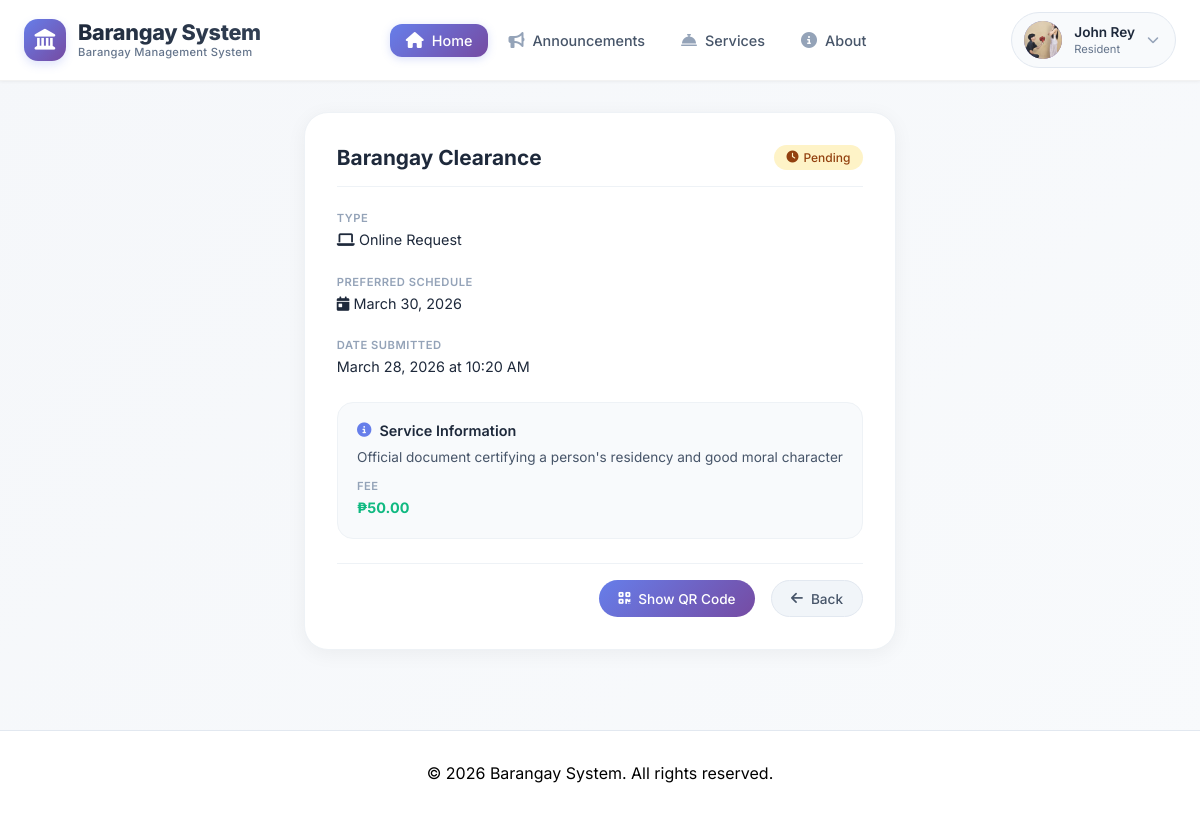
Page /resident/view_request.php?id=6 (signed in) on the committed database.
### tables this page shows
CREATE TABLE `users` (
  `id` int(11) NOT NULL,
  `username` varchar(50) NOT NULL,
  `email` varchar(100) NOT NULL,
  `profile_pic` varchar(255) DEFAULT NULL,
  `password` varchar(255) NOT NULL,
  `first_name` varchar(50) DEFAULT NULL,
  `last_name` varchar(50) DEFAULT NULL,
  `address` text DEFAULT NULL,
  `contact_number` varchar(20) DEFAULT NULL,
  `user_type` enum('resident','admin') DEFAULT 'resident',
  `is_online` tinyint(1) DEFAULT 0,
  `last_activity` timestamp NOT NULL DEFAULT current_timestamp() ON UPDATE current_timestamp(),
  `created_at` timestamp NOT NULL DEFAULT current_timestamp(),
  `is_verified` tinyint(1) DEFAULT 0,
  `status` varchar(20) DEFAULT 'active',
  `last_login` datetime DEFAULT NULL,
  `last_login_ip` varchar(45) DEFAULT NULL
);

CREATE TABLE `resident_requests` (
  `id` int(11) NOT NULL,
  `user_id` int(11) NOT NULL,
  `service_id` int(11) NOT NULL,
  `request_type` varchar(50) DEFAULT 'online',
  `preferred_day` varchar(20) DEFAULT NULL,
  `preferred_time` varchar(50) DEFAULT NULL,
  `schedule_id` int(11) DEFAULT NULL,
  `preferred_date` date DEFAULT NULL,
  `status` enum('pending','approved','rejected','completed') DEFAULT 'pending',
  `admin_remarks` text DEFAULT NULL,
  `qr_token` varchar(100) DEFAULT NULL,
  `request_date` timestamp NOT NULL DEFAULT current_timestamp(),
  `processed_date` timestamp NULL DEFAULT NULL,
  `processed_by` int(11) DEFAULT NULL
);

CREATE TABLE `services` (
  `id` int(11) NOT NULL,
  `service_name` varchar(100) NOT NULL,
  `description` text DEFAULT NULL,
  `requirements` text DEFAULT NULL,
  `fee` decimal(10,2) DEFAULT NULL,
  `is_active` tinyint(1) DEFAULT 1,
  `created_at` timestamp NOT NULL DEFAULT current_timestamp()
);

### resident/view_request.php (the view, shortened to what this page needs)
<?php
$database = new Database();
$db = $database->getConnection();
$request_id = isset($_GET['id']) ? (int)$_GET['id'] : 0;
$query = "SELECT r.*, s.service_name, s.description, s.fee, s.requirements
          FROM resident_requests r
          JOIN services s ON r.service_id = s.id
          WHERE r.id = :id AND r.user_id = :user_id";
$stmt = $db->prepare($query);
$stmt->bindParam(':id', $request_id);
$stmt->bindParam(':user_id', $_SESSION['user_id']);
$stmt->execute();
$request = $stmt->fetch(PDO::FETCH_ASSOC);
include '../includes/header.php';
?>
<div class="request-detail">
    <div class="detail-card">
        <div class="request-header">
            <div class="request-title"><?php echo htmlspecialchars($request['service_name']); ?></div>
            <div class="status-badge status-<?php echo $request['status']; ?>">
                <i class="fas fa-<?php
                    echo $request['status'] == 'pending' ? 'clock' :
                        ($request['status'] == 'approved' ? 'check-circle' :
                        ($request['status'] == 'rejected' ? 'times-circle' : 'check-double'));
                ?>"></i>
                <?php echo ucfirst($request['status']); ?>
            </div>
        </div>
        <div class="info-section">
            <div class="info-label">Type</div>
            <div class="info-value">
                <i class="fas fa-<?php echo $request['request_type'] == 'online' ? 'laptop' : 'walking'; ?>"></i>
                <?php echo ucfirst($request['request_type']); ?> Request
            </div>
        </div>
        <div class="info-section">
            <div class="info-label">Preferred Schedule</div>
            <div class="info-value">
                <?php
                if (!empty($request['preferred_date'])) {
                    echo '<i class="fas fa-calendar-day"></i> ' . date('F j, Y', strtotime($request['preferred_date']));
                } elseif (!empty($request['preferred_day']) && !empty($request['preferred_time'])) {
                    echo '<i class="fas fa-calendar-week"></i> ' . htmlspecialchars($request['preferred_day']) . ' at <i class="fas fa-clock"></i> ' . htmlspecialchars($request['preferred_time']);
                } else {
                    echo 'Not specified';
                }
                ?>
            </div>
        </div>
        <div class="info-section">
            <div class="info-label">Date Submitted</div>
            <div class="info-value"><?php echo date('F j, Y \a\t g:i A', strtotime($request['request_date'])); ?></div>
        </div>
        <div class="service-details">
            <h3><i class="fas fa-info-circle"></i> Service Information</h3>
            <p><?php echo nl2br(htmlspecialchars($request['description'])); ?></p>
            <div class="info-section" style="margin-bottom: 0;">
                <div class="info-label">Fee</div>
                <div class="info-value">
                    <span class="fee-amount">
                        <?php echo $request['fee'] > 0 ? '₱' . number_format($request['fee'], 2) : 'Free'; ?>
                    </span>
                </div>
            </div>
        </div>
        <div class="action-buttons">
            <a href="view_request_qr.php?id=<?php echo $request['id']; ?>" class="btn-qr">
                <i class="fas fa-qrcode"></i> Show QR Code
            </a>
            <a href="my_requests.php" class="btn-back">
                <i class="fas fa-arrow-left"></i> Back
            </a>
        </div>
    </div>
</div>
<?php include '../includes/footer.php'; ?>

### includes/header.php (shortened to what this page needs)
<?php
$barangay_name = "Barangay System";
$user_data = null;
if (isset($_SESSION['user_id'])) {
    try {
        $database = new Database();
        $db = $database->getConnection();
        $query = "SELECT id, username, first_name, last_name, email, profile_pic FROM users WHERE id = :user_id";
        $stmt = $db->prepare($query);
        $stmt->bindParam(':user_id', $_SESSION['user_id']);
        $stmt->execute();
        $user_data = $stmt->fetch(PDO::FETCH_ASSOC);
    } catch (Exception $e) {
    }
}
$current_page = $_GET['page'] ?? 'home';
?>
<!DOCTYPE html>
<html lang="en">
<head>
    <link rel="stylesheet" href="https://cdnjs.cloudflare.com/ajax/libs/font-awesome/6.4.0/css/all.min.css">
</head>
<body>
<nav class="modern-navbar" id="navbar">
    <div class="nav-container">
        <a href="/testweb/index.php?page=home" class="logo">
            <div class="logo-icon">
                <i class="fas fa-landmark"></i>
            </div>
            <div class="logo-text">
                <span class="logo-name"><?php echo htmlspecialchars($barangay_name); ?></span>
                <span class="logo-badge">Barangay Management System</span>
            </div>
        </a>
        <ul class="nav-links">
            <li><a href="/testweb/index.php?page=home" class="<?php echo $current_page == 'home' ? 'active' : ''; ?>">
                <i class="fas fa-home"></i> <span>Home</span>
            </a></li>
            <li><a href="/testweb/index.php?page=announcements" class="<?php echo $current_page == 'announcements' ? 'active' : ''; ?>">
                <i class="fas fa-bullhorn"></i> <span>Announcements</span>
            </a></li>
            <li><a href="/testweb/index.php?page=services" class="<?php echo $current_page == 'services' ? 'active' : ''; ?>">
                <i class="fas fa-concierge-bell"></i> <span>Services</span>
            </a></li>
            <li><a href="/testweb/index.php?page=about" class="<?php echo $current_page == 'about' ? 'active' : ''; ?>">
                <i class="fas fa-info-circle"></i> <span>About</span>
            </a></li>
        </ul>
        <div class="header-right">
            <?php if (isset($_SESSION['user_id'])): ?>
                <div class="dropdown" id="profileDropdown">
                    <button class="profile-btn" id="profileBtn" type="button" aria-label="Profile menu">
                        <div class="profile-avatar">
                            <?php if (isset($user_data['profile_pic']) && !empty($user_data['profile_pic'])): ?>
                                <img src="/testweb/uploads/profiles/<?php echo htmlspecialchars($user_data['profile_pic']); ?>" alt="Profile">
                            <?php else: ?>
                                <i class="fas fa-user"></i>
                            <?php endif; ?>
                        </div>
                        <div class="profile-info">
                            <div class="profile-name">
                                <?php
                                if (isset($user_data['first_name'])) {
                                    echo htmlspecialchars($user_data['first_name']);
                                } elseif (isset($_SESSION['user_name'])) {
                                    echo htmlspecialchars(explode(' ', $_SESSION['user_name'])[0]);
                                } else {
                                    echo 'Resident';
                                }
                                ?>
                            </div>
                            <div class="profile-role">Resident</div>
                        </div>
                        <i class="fas fa-chevron-down profile-arrow"></i>
                    </button>
                </div>
            <?php endif; ?>
        </div>
    </div>
</nav>

### includes/header.php (style rules this page uses)
* { margin: 0; padding: 0; box-sizing: border-box; }
body { font-family: 'Inter', -apple-system, BlinkMacSystemFont, 'Segoe UI', sans-serif; padding-top: 80px; background: linear-gradient(135deg, #f5f7fa 0%, #f8fafc 100%); min-height: 100vh; display: flex; flex-direction: column; }
.modern-navbar { background: rgba(255, 255, 255, 0.98); backdrop-filter: blur(10px); box-shadow: 0 1px 3px rgba(0, 0, 0, 0.05); position: fixed; top: 0; left: 0; right: 0; width: 100%; z-index: 10000; transition: all 0.3s cubic-bezier(0.4, 0, 0.2, 1); border-bottom: 1px solid rgba(0, 0, 0, 0.05); }
.nav-container { max-width: 1400px; margin: 0 auto; padding: 0 2rem; display: flex; justify-content: space-between; align-items: center; height: 80px; }
.logo { display: flex; align-items: center; gap: 12px; text-decoration: none; flex-shrink: 0; }
.logo-icon { width: 42px; height: 42px; background: linear-gradient(135deg, #667eea 0%, #764ba2 100%); border-radius: 14px; display: flex; align-items: center; justify-content: center; color: white; font-size: 1.3rem; transition: all 0.3s ease; box-shadow: 0 4px 10px rgba(102, 126, 234, 0.2); }
.logo-text { display: flex; flex-direction: column; line-height: 1.2; }
.logo-name { font-size: 1.35rem; font-weight: 800; background: linear-gradient(135deg, #1e293b 0%, #334155 100%); -webkit-background-clip: text; background-clip: text; color: transparent; text-decoration: none; letter-spacing: -0.3px; transition: all 0.3s; }
.logo-badge { font-size: 0.7rem; color: #64748b; font-weight: 500; letter-spacing: 0.3px; }
.nav-links { display: flex; gap: 0.25rem; list-style: none; align-items: center; margin: 0; padding: 0; }
.nav-links li { position: relative; list-style: none; }
.nav-links li a { display: flex; align-items: center; gap: 8px; padding: 0.6rem 1.1rem; color: #475569; text-decoration: none; font-weight: 500; font-size: 0.95rem; border-radius: 12px; transition: all 0.2s ease; cursor: pointer; }
.nav-links li a i { font-size: 1rem; color: #94a3b8; transition: all 0.2s; }
.nav-links li a.active { background: linear-gradient(135deg, #667eea 0%, #764ba2 100%); color: white; box-shadow: 0 2px 8px rgba(102, 126, 234, 0.25); }
.nav-links li a.active i { color: white; }
.profile-btn { display: flex; align-items: center; gap: 12px; padding: 0.5rem 1rem 0.5rem 0.75rem; background: #f8fafc; border: 1px solid #e2e8f0; border-radius: 100px; cursor: pointer; transition: all 0.2s ease; font-family: inherit; }
.profile-avatar { width: 38px; height: 38px; background: linear-gradient(135deg, #667eea 0%, #764ba2 100%); border-radius: 50%; display: flex; align-items: center; justify-content: center; color: white; font-weight: 600; font-size: 0.9rem; overflow: hidden; flex-shrink: 0; }
.profile-avatar img { width: 100%; height: 100%; object-fit: cover; }
.profile-info { text-align: left; }
.profile-name { font-weight: 600; color: #1e293b; font-size: 0.85rem; line-height: 1.3; }
.profile-role { font-size: 0.7rem; color: #64748b; }
.profile-arrow { color: #94a3b8; font-size: 0.75rem; transition: transform 0.2s; }
.dropdown { position: relative; }
.header-right { display: flex; align-items: center; gap: 1rem; }
@media (max-width: 1200px) { .nav-container { padding: 0 1.5rem; } }
@media (max-width: 1200px) { .nav-links li a { padding: 0.5rem 1rem; font-size: 0.9rem; } }
.dropdown-item, .mobile-nav-links li a, .nav-links li a, .btn-login, .btn-register, .logo, .profile-btn { cursor: pointer; -webkit-tap-highlight-color: transparent; }
button, a { touch-action: manipulation; }

### rows in the picture
users: profile_pic (picture), first_name "John Rey"
resident_requests: service.service_name "Barangay Clearance", status "Pending", request_type "Online", preferred_date "March 30, 2026", request_date "March 28, 2026 at 10:20 AM", service.description "Official document certifying a person's residency and good moral character", service.fee "50.00"
